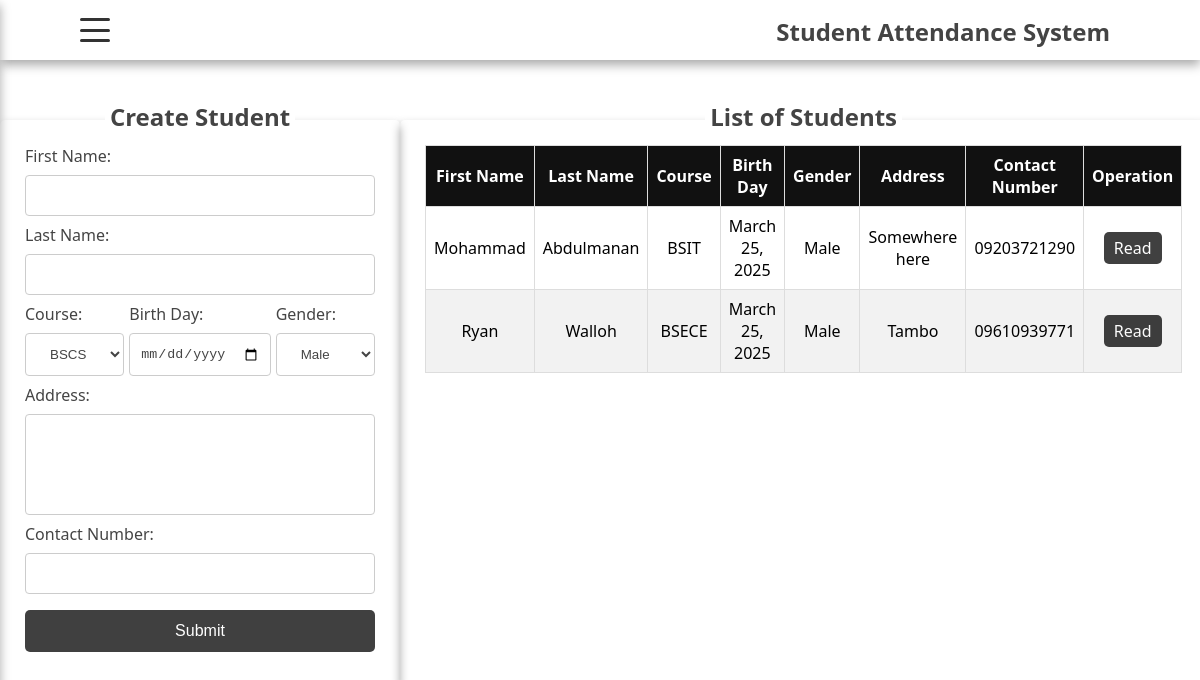
The page /student/ on the database its author committed.
### student/models.py (models this page shows, shortened)
class Student(models.Model):
    firstname = models.CharField(max_length=100)
    lastname = models.CharField(max_length=100)
    birthday = models.DateField()
    gender = models.CharField(max_length=20)
    address = models.TextField()
    contactnumber = models.CharField(max_length=20)
    course_id = models.ForeignKey(Course, on_delete=models.CASCADE)

class Course(models.Model):
    course = models.CharField(max_length=100)
    description = models.TextField(blank=True, null=True)
    def __str__(self):
        return self.course

### student/views.py (the view)
# urls.py: path('', include('student.urls')),
def student(request):
    return render(request, 'student/student.html',{'title':'Students','student_data': Student.objects.all(), 'course_data':Course.objects.all()})

### student/templates/student/student.html (shortened to what this page needs)
{% extends "base.html" %}
{%block content%}
    <div class="student-container">
        <div class="form-container">
            <div class="overlap-form-text">
                <h2>Create Student</h2>
            </div>
            <form action="{%url 'add_student'%}" method="post">
                <label for="">First Name:</label>
                <input type="text" name="fname" id="">
                <label for="">Last Name:</label>
                <input type="text" name="lname" id="">
                <div class="date-gender-container">
                    <div class="course-cont">
                        <label for="">Course:</label>
                        <select name="course_id" id="">
                            {%for data in course_data%}
                            <option value="{{data.id}}">{{data.course}}</option>
                            {%endfor%}
                        </select>
                    </div>
                    <div class="date-cont">
                        <label for="">Birth Day:</label>
                        <input type="date" name="birth" id="">
                    </div>
                    <div class="gender-cont">
                        <label for="">Gender:</label>
                        <select name="gender" id="">
                            <option value="Male">Male</option>
                        </select>
                    </div>
                </div>
                <label for="">Address:</label>
                <textarea name="address" id="" rows="5" cols="50" style="resize: none"></textarea>
                <label for="">Contact Number:</label>
                <input type="tel" name="contact" pattern="[0-9]{4} [0-9]{3} [0-9]{4}" id="">
                <button type="submit">Submit</button>
            </form>
        </div>
        <div class="list-container">
            <div class="overlap-list-text">
                <h2>List of Students</h2>
            </div>
            <div class="table-container">
                <table>
                    <thead>
                        <tr>
                            <th>First Name</th>
                            <th>Last Name</th>
                            <th>Course</th>
                            <th>Birth Day</th>
                            <th>Gender</th>
                            <th>Address</th>
                            <th>Contact Number</th>
                            <th>Operation</th>
                        </tr>
                    </thead>
                    <tbody>
                        {%for data in student_data%}
                        <tr>
                            <td>{{data.firstname}}</td>
                            <td>{{data.lastname}}</td>
                            <td>{{data.course_id}}</td>
                            <td>{{data.birthday}}</td>
                            <td>{{data.gender}}</td>
                            <td>{{data.address}}</td>
                            <td>{{data.contactnumber}}</td>
                            <td>
                                <a href="{%url 'read_student' data.id%}">Read</a>
                            </td>
                        </tr>
                        {%endfor%}
                    </tbody>
                </table>
            </div>
        </div>
    </div>
{%endblock content%}

### student/static/css/style.css (style rules this page uses)
html, body { display: grid; grid-template-areas: "nav" "main"; grid-template-rows: 60px auto; height: 100vh; margin: 0; font-family: 'Segoe UI', Tahoma, Geneva, Verdana, sans-serif; }
*, *::after, *::before { box-sizing: border-box; padding: 0; margin: 0; }
.student-container { display: grid; grid-template-areas: 'form list' ; grid-template-rows: 1fr 1fr; height: 100vh; width: 100%; padding-top: 60px; }
.form-container { grid-area: form; display: flex; justify-content: center; align-items: center; border-radius: 5px; position: relative; width: 400px; margin: auto; padding: 25px 25px; box-shadow: 0px 5px 10px 0px #aaa; }
.form-container form { display: flex; flex-direction: column; }
.form-container .overlap-form-text { position: absolute; top: -25px; background-color: #fff; padding: 5px; color: #444; }
.form-container input[type=text], select { width: 100%; padding: 12px 20px; margin: 8px 0; display: inline-block; border: 1px solid #ccc; border-radius: 4px; box-sizing: border-box; background-color: #fff; outline: none; color: #444; }
.form-container form input[type=tel] { width: 100%; padding: 12px 20px; margin: 8px 0; display: inline-block; border: 1px solid #ccc; border-radius: 4px; box-sizing: border-box; background-color: #fff; outline: none; }
.form-container label { color: #444; }
.form-container form textarea { width: 100%; padding: 12px 20px; margin: 8px 0; box-sizing: border-box; border: 1px solid #ccc; border-radius: 4px; background-color: #fff; outline: none; }
.form-container .date-gender-container input[type="date"] { background-color: #fff; padding: 12px 10px; border: 1px solid #ccc; outline: none; border-radius: 4px; margin: 8px 0; color: #444; }
.date-gender-container { display: flex; flex-direction: row; position: relative; }
.date-gender-container .date-cont { flex: 1; padding-right: 5px; }
.date-gender-container .gender-cont { flex: 1; }
.date-gender-container .course-cont { flex: 1; padding-right: 5px; }
.form-container button { background-color: #111; opacity: 0.8; border: none; color: white; padding: 12px 20px; text-align: center; text-decoration: none; display: inline-block; font-size: 16px; margin: 8px 0; border-radius: 5px; cursor: pointer; }
.list-container { grid-area: list; padding: 25px 25px; display: flex; justify-content: center; align-items: center; border-radius: 5px; position: relative; width: 100%; height: 565px; margin: auto; box-shadow: 0px 5px 10px 0px #aaa; }
.list-container .overlap-list-text { position: absolute; top: -25px; background-color: #fff; padding: 5px; color: #444; }
.list-container .table-container { height: 100%; width: 100%; overflow: scroll; }
.list-container .table-container table { width: 100%; border-collapse: collapse; }
.list-container .table-container table, thead { position: sticky; z-index: 2; top: 0; }
.list-container .table-container table tbody a { color: #fff; text-decoration: none; background-color: #111; opacity: 0.8; padding: 5px 10px; }
.list-container .table-container table td, .list-container .table-container table th { border: 1px solid #ddd; padding: 8px; text-align: center; }
.list-container .table-container table th { background-color: #111; color: #fff; }
.list-container .table-container table tr:nth-child(even) { background-color: #f2f2f2; }
.list-container .table-container table a { border-radius: 5px; }

### rows shown on the page
Student: firstname "Mohammad", lastname "Abdulmanan", course_id "BSIT", birthday "March 25, 2025", gender "Male", address "Somewhere here", contactnumber "09203721290"
Student: firstname "Ryan", lastname "Walloh", course_id "BSECE", birthday "March 25, 2025", gender "Male", address "Tambo", contactnumber "09610939771"

### other values the page prints
form field course_id "BSCS"
